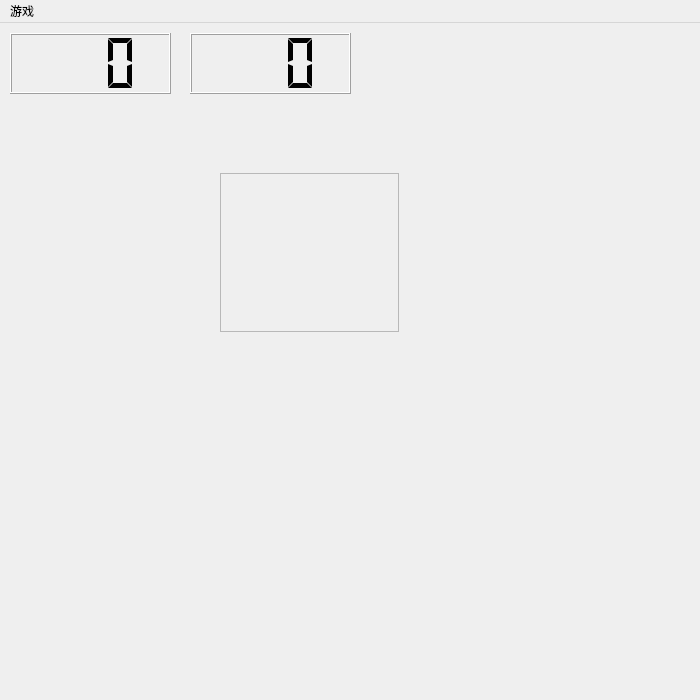
<?xml version="1.0" encoding="UTF-8"?>
<ui version="4.0">
 <class>MainWindow</class>
 <widget class="QMainWindow" name="MainWindow">
  <property name="geometry">
   <rect>
    <x>0</x>
    <y>0</y>
    <width>700</width>
    <height>700</height>
   </rect>
  </property>
  <property name="windowTitle">
   <string>MainWindow</string>
  </property>
  <widget class="QWidget" name="centralwidget">
   <property name="enabled">
    <bool>true</bool>
   </property>
   <property name="acceptDrops">
    <bool>true</bool>
   </property>
   <widget class="QFrame" name="frame">
    <property name="geometry">
     <rect>
      <x>220</x>
      <y>150</y>
      <width>179</width>
      <height>159</height>
     </rect>
    </property>
    <property name="frameShape">
     <enum>QFrame::StyledPanel</enum>
    </property>
    <property name="frameShadow">
     <enum>QFrame::Raised</enum>
    </property>
    <property name="midLineWidth">
     <number>1</number>
    </property>
   </widget>
   <widget class="QWidget" name="horizontalLayoutWidget">
    <property name="geometry">
     <rect>
      <x>10</x>
      <y>10</y>
      <width>161</width>
      <height>61</height>
     </rect>
    </property>
    <layout class="QGridLayout" name="timer_layout">
     <property name="sizeConstraint">
      <enum>QLayout::SetDefaultConstraint</enum>
     </property>
     <item row="0" column="0">
      <widget class="QLCDNumber" name="lcdNumber">
       <property name="layoutDirection">
        <enum>Qt::LeftToRight</enum>
       </property>
       <property name="digitCount">
        <number>3</number>
       </property>
       <property name="segmentStyle">
        <enum>QLCDNumber::Flat</enum>
       </property>
      </widget>
     </item>
    </layout>
   </widget>
   <widget class="QWidget" name="gridLayoutWidget">
    <property name="geometry">
     <rect>
      <x>190</x>
      <y>10</y>
      <width>161</width>
      <height>61</height>
     </rect>
    </property>
    <layout class="QGridLayout" name="mine_layout">
     <item row="0" column="0">
      <widget class="QLCDNumber" name="lcdNumber_2">
       <property name="enabled">
        <bool>true</bool>
       </property>
       <property name="sizePolicy">
        <sizepolicy hsizetype="Minimum" vsizetype="Minimum">
         <horstretch>0</horstretch>
         <verstretch>0</verstretch>
        </sizepolicy>
       </property>
       <property name="digitCount">
        <number>3</number>
       </property>
       <property name="segmentStyle">
        <enum>QLCDNumber::Flat</enum>
       </property>
      </widget>
     </item>
    </layout>
   </widget>
  </widget>
  <widget class="QMenuBar" name="menubar">
   <property name="geometry">
    <rect>
     <x>0</x>
     <y>0</y>
     <width>700</width>
     <height>26</height>
    </rect>
   </property>
   <widget class="QMenu" name="menua">
    <property name="title">
     <string>游戏</string>
    </property>
    <widget class="QMenu" name="menu">
     <property name="title">
      <string>新游戏</string>
     </property>
     <addaction name="actionfirst"/>
     <addaction name="actionsecond"/>
     <addaction name="actionthrid"/>
    </widget>
    <addaction name="menu"/>
    <addaction name="separator"/>
    <addaction name="actionrecord"/>
   </widget>
   <addaction name="menua"/>
  </widget>
  <action name="actionfirst">
   <property name="text">
    <string>初级</string>
   </property>
  </action>
  <action name="actionsecond">
   <property name="text">
    <string>中级</string>
   </property>
  </action>
  <action name="actionthrid">
   <property name="text">
    <string>高级</string>
   </property>
  </action>
  <action name="actionself_define">
   <property name="text">
    <string>自定义</string>
   </property>
  </action>
  <action name="actionrecord">
   <property name="text">
    <string>统计信息</string>
   </property>
  </action>
 </widget>
 <resources/>
 <connections/>
</ui>
